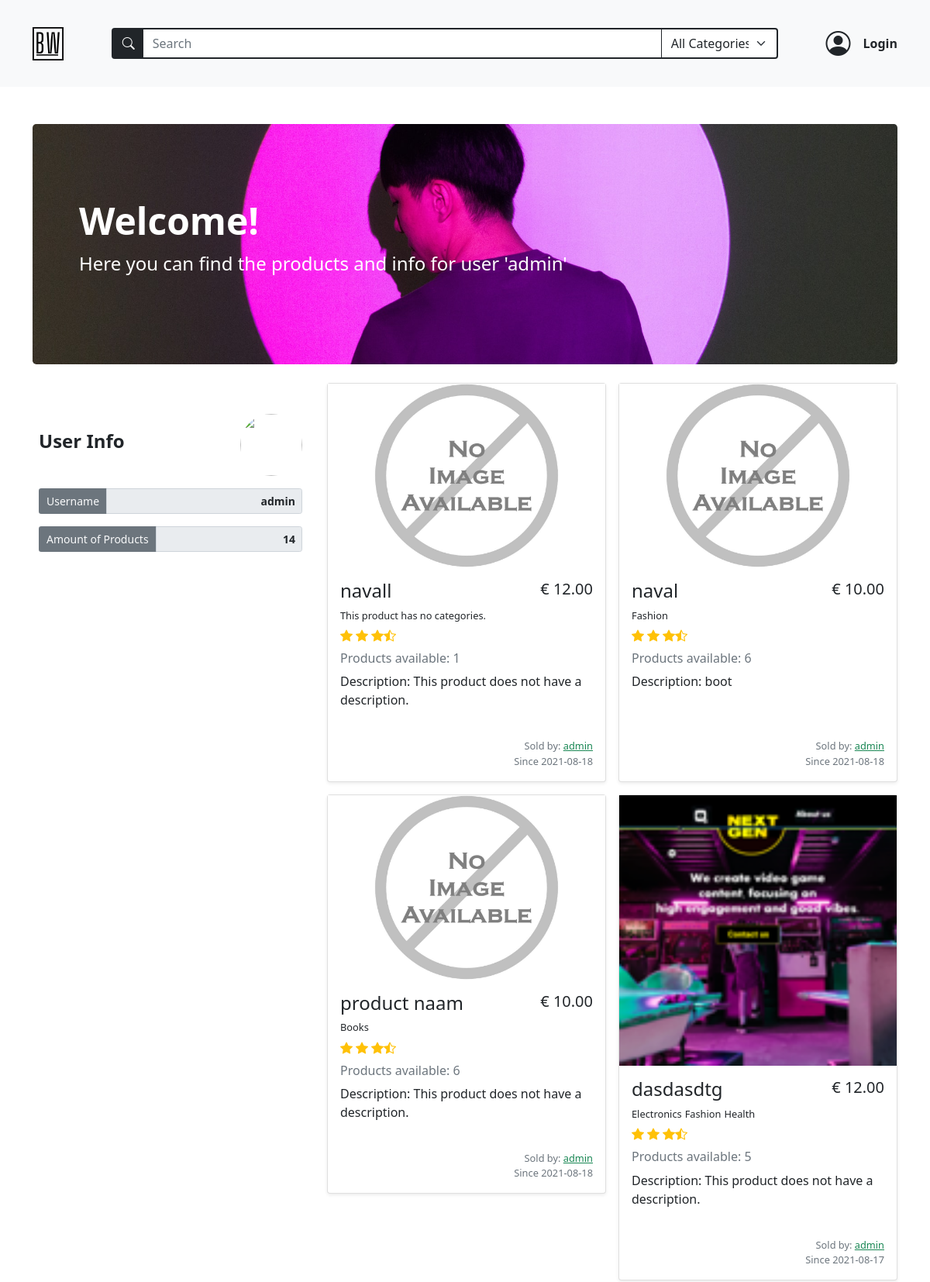
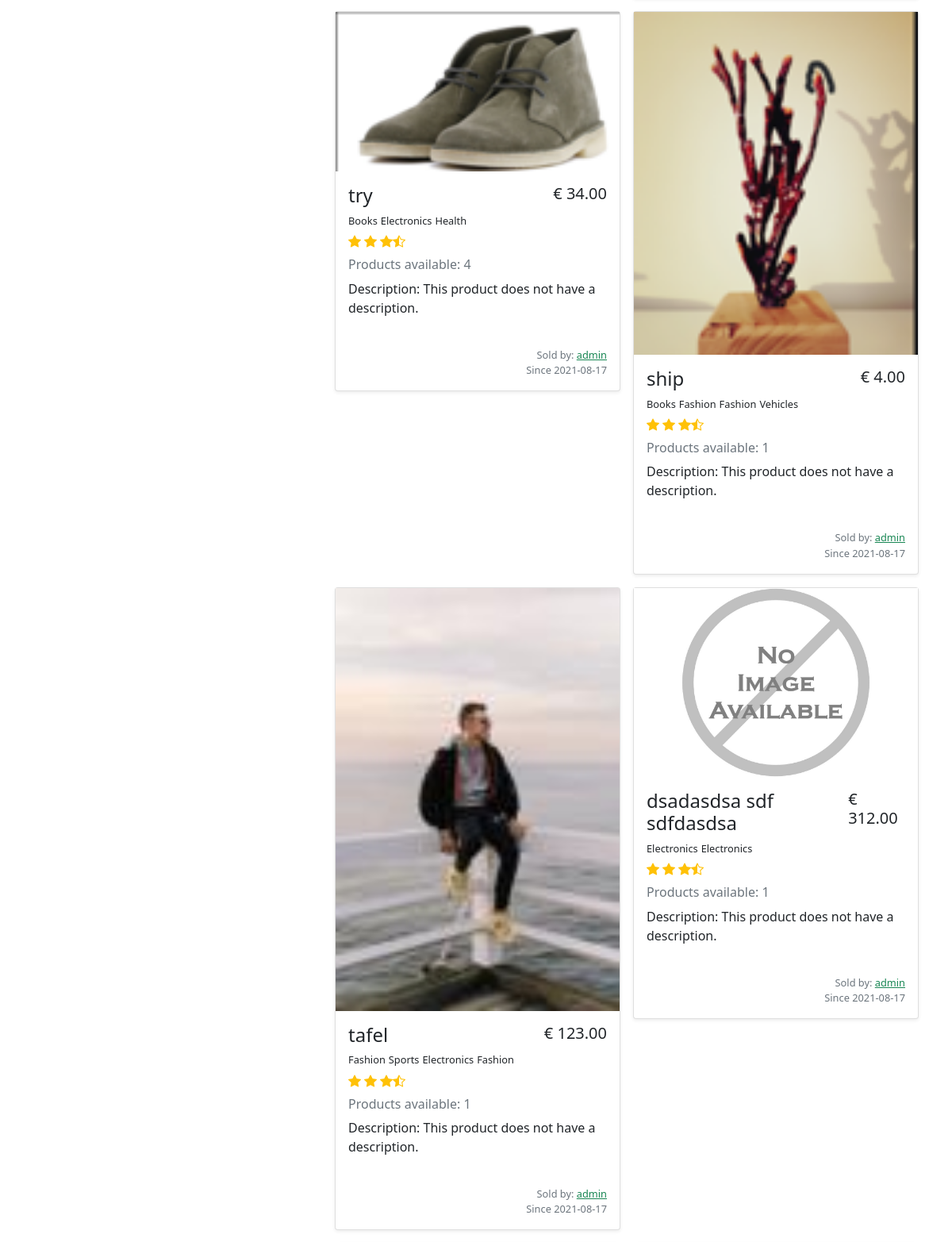
Page /users/1 (upper part) on the committed database (2 pictures, top to bottom).
### models.py (models this page shows)
class BaseModel(db_wrapper.Model):
    class Meta:
        database = db

class User(BaseModel, UserMixin):
    first_name = CharField(index=True, max_length=30, null=True, default="")
    last_name = CharField(max_length=120, null=True, default="")
    address = CharField(max_length=200, null=True, default="")
    city = CharField(max_length=50, null=True, default="")
    country = CharField(max_length=50, null=True)
    cc_number = IntegerField(null=True, default="")
    username = CharField(index=True, max_length=30, unique=True)
    email = CharField(index=True, max_length=50, unique=True)
    password = CharField(max_length=20)
    profile_pic = CharField(null=True, default="default_user.jpg")

class Product(BaseModel):
    name = CharField(max_length=50)
    description = TextField(null=True)
    price_per_unit = DecimalField(
        constraints=[Check("price_per_unit >= 0")],
        decimal_places=2,
        auto_round=True,
        null=True,
        default=0,
        max_digits=10,
    )
    stock = IntegerField(default=1)
    owner = ForeignKeyField(User, backref="products")
    product_pic = CharField(null=True, default="default_product.jpg")
    date_posted = DateTimeField(formats="%Y-%m-%d %H:%M", default=datetime.now())

class ProductTag(BaseModel):
    product = ForeignKeyField(Product, index=True, backref="tags")
    tag = ForeignKeyField(Tag, index=True, backref="products")

class Tag(BaseModel):
    name = CharField(unique=True, max_length=30)

### routes.py (the view)
@app.route("/users/<int:user_id>")
def user_profile(user_id):
    if not current_user.is_anonymous:
        if user_id == current_user.id:
            return redirect(url_for("account"))
    register_form = RegistrationForm(prefix="register_form")
    login_form = LoginForm(prefix="login_form")
    search_form = SearchForm(prefix="search_form")
    user_products = list_user_products(user_id)
    search_form.search_tag.choices = get_alpha_tag_names()
    users = User.select().where(User.id == user_id)
    user = get_object_or_404(users, User.id == user_id)
    profile_pic = (url_for("static", filename=f"/profile_pics/{user.profile_pic}"),)
    return render_template(
        "user_profile.html",
        title=user.username,
        user=user,
        user_products=user_products,
        all_products=Product.select(),
        login_form=login_form,
        register_form=register_form,
        search_form=search_form,
        bannerinfo={
            "banner_bg": "user-profile-banner",
            "banner_h1": "Welcome!",
            "banner_text": f"Here you can find the products and info for user '{user.username}'",
        },
        profile_pic=profile_pic,
    )

### forms.py (shortened to what this page needs)
class RegistrationForm(FlaskForm):
    username = StringField(
        "Username",
        validators=[InputRequired(), Length(min=2, max=30)],
    )
    email = StringField(
        "Email", validators=[InputRequired(), Length(min=5, max=50), Email()]
    )
    password = PasswordField(
        "Set Password",
        validators=[
            InputRequired(),
            EqualTo(
                "password_confirm", message="Password must be identical in both inputs"
            ),
            Length(min=5, max=20),
        ],
    )
    password_confirm = PasswordField("Confirm Password", validators=[InputRequired()])
    submit = SubmitField("Sign Up")

class LoginForm(FlaskForm):
    email = StringField(
        "Email", validators=[InputRequired(), Length(min=2, max=50), Email()]
    )
    password = PasswordField("Your Password", validators=[InputRequired()])
    login = SubmitField("Login!")

### main.py (called while the page is built)
def list_user_products(user_id) -> list[Product]:
    user_products = (
        Product.select()
        .join(User)
        .where(Product.owner == user_id)
        .order_by(Product.id.desc())
    )
    return user_products

def get_alpha_tag_names() -> tuple[
    Tag
]:  # deze kan mss weg of in de form zelf zetten, tags zijn statisch nu
    tags = Tag.select().order_by(Tag.name)
    tag_list = [(tag.name, tag.name) for tag in tags]
    tag_list.insert(0, ("All", "All Categories"))
    return tag_list

### templates/user_profile.html
{% extends 'base.html' %} {% block content %}
{% macro user_profile(name="", value="", class="form-control border border-2
border-secondary") %}
<div class="form-group col-md-12">
  <div class="input-group input-group-sm">
    <span
      class="
        input-group-text
        bg-secondary
        text-light
        border border-2 border-secondary
      "
      >{{name}}
    </span>
    <input
      class="form-control text-end fw-bold"
      type="text"
      value="{{value}}"
      aria-label="Disabled input example"
      disabled
      readonly
    />
  </div>
</div>
{% endmacro %}
<div class="container mb-3 py-5">
  {% include "banner.html" %}
  <div class="row">
    <div class="col-lg-4">
      <div class="position-sticky my-4 container p-0" style="top: 6rem">
        <div class="row g-3 m-auto">
          <div class="d-flex justify-content-between align-items-center">
            <h4 class="mb-2 fw-bolder">User Info</h4>
            <img
              style="width: 80px; height: 80px; object-fit: cover"
              class="rounded-circle"
              src="{{  profile_pic  }}"
              alt=""
            />
          </div>
          {{user_profile(name="Username", value= user.username)}}
          {{user_profile(name="Amount of Products", value= user_products |
          length)}}
        </div>
      </div>
    </div>
    <div class="col-lg-8 container ms-0">
      {% if user_products | length == 0 %}
      <div class="card text-center my-4">
        <div class="card-header">No products available!!!</div>
        <div class="card-body">
          <h5 class="card-title">User has no products.</h5>
          <p class="card-text">
            {{user.username}} has not added products to sell. Please check
            another user.
          </p>
          <a href="{{url_for('home')}}" class="btn btn-warning text-dark"
            >Get me back to the homepage.</a
          >
        </div>
      </div>
      {% else %}
      <div class="album">
        <div class="row row-cols-1 row-cols-md-2 g-3">
          {% for product in user_products %} {% include
          "product_in_search_results.html" %} {% endfor %}
        </div>
      </div>
      {% endif %}
    </div>
  </div>
</div>
{% endblock content %}

### templates/product_in_search_results.html (shortened to what this page needs)
<div class="col" id="productID-{{product.id}}">
  <div class="card shadow-sm">
    <img
      src="{{  url_for('static', filename='/product_pics/' + product.product_pic)  }}"
      alt="{{ product.name }}"
    />
    <div class="card-body h-100">
      <div class="d-flex justify-content-between">
        <h4>{{ product.name }}</h4>
        <h5>€ {{ "%.2f"|format(product.price_per_unit) }}</h5>
      </div>
      <ul class="d-flex p-0 mb-0">
        {% if product.tags %} {% for producttags in product.tags %}
        <span class="pe-1 fs-small"> {{producttags.tag.name}}</span>
        {% endfor %} {% else %}
        <span class="pe-1 fs-small">This product has no categories.</span>
        {% endif %}
      </ul>
      <div class="d-flex text-warning py-1">
        <i class="bi bi-star-fill"></i>
        <i class="bi bi-star-fill mx-1"></i>
        <i class="bi bi-star-fill"></i>
        <i class="bi bi-star-half"></i>
      </div>
      <h6 class="text-muted my-0 mt-1 mb-2">
        Products available: {{product.stock}}
      </h6>
      <p class="card-text mt-2" style="min-height: 70px">
        Description: {% if product.description %} {{ product.description }} {%
        else %} This product does not have a description. {% endif %}
      </p>
      <div class="d-flex justify-content-between">
        <div class="text-muted fs-small m-0 p-0 ms-auto">
          <p class="m-0 text-end">
            Sold by: {% if current_user.username == product.owner.username %}
            <small>You</small>
            {% else %}
            <a
              class="text-success"
              href="{{url_for('user_profile', user_id=product.owner.id)}}"
              >{{ product.owner.username }}</a
            >
            {% endif %}
          </p>
          <p class="m-0">Since {{product.date_posted[0:10]}}</p>
        </div>
      </div>
    </div>
  </div>
</div>

### static/styles.css (style rules this page uses)
.fs-small { font-size: 0.8rem; }

### rows in the picture
User: username "admin"
Product: product_pic (placeholder picture), name "navall", price_per_unit "12.00", shows "This product has no categories.", stock "1", shows "This product does not have a description.", owner.username "admin", date_posted "2021-08-18"
Product: product_pic (placeholder picture), name "naval", price_per_unit "10.00", stock "6", description "boot", owner.username "admin", date_posted "2021-08-18"
ProductTag: tag.name "Fashion"
Product: product_pic (placeholder picture), name "product naam", price_per_unit "10.00", stock "6", shows "This product does not have a description.", owner.username "admin", date_posted "2021-08-18"
ProductTag: tag.name "Books"
Product: product_pic (picture), name "dasdasdtg", price_per_unit "12.00", stock "5", shows "This product does not have a description.", owner.username "admin", date_posted "2021-08-17"
ProductTag: tag.name "Electronics"
ProductTag: tag.name "Fashion"
ProductTag: tag.name "Health"
Product: product_pic (picture), name "try", price_per_unit "34.00", stock "4", shows "This product does not have a description.", owner.username "admin", date_posted "2021-08-17"
ProductTag: tag.name "Books"
ProductTag: tag.name "Electronics"
ProductTag: tag.name "Health"
Product: product_pic (picture), name "ship", price_per_unit "4.00", stock "1", shows "This product does not have a description.", owner.username "admin", date_posted "2021-08-17"
ProductTag: tag.name "Books"
ProductTag: tag.name "Fashion"
ProductTag: tag.name "Fashion"
ProductTag: tag.name "Vehicles"
Product: product_pic (picture), name "tafel", price_per_unit "123.00", stock "1", shows "This product does not have a description.", owner.username "admin", date_posted "2021-08-17"
ProductTag: tag.name "Fashion"
ProductTag: tag.name "Sports"
ProductTag: tag.name "Electronics"
ProductTag: tag.name "Fashion"
Product: product_pic (placeholder picture), name "dsadasdsa sdf sdfdasdsa", price_per_unit "312.00", stock "1", shows "This product does not have a description.", owner.username "admin", date_posted "2021-08-17"
ProductTag: tag.name "Electronics"
ProductTag: tag.name "Electronics"

### other values in the picture
{{ bannerinfo.banner_h1 }} "Welcome!"
{{ bannerinfo.banner_text }} "Here you can find the products and info for user 'admin'"
{{ name }} "Username Amount of Products"
